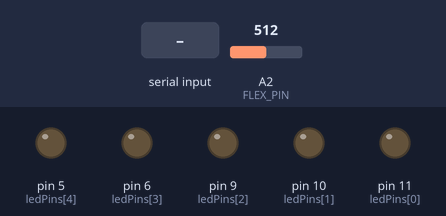
A sketch run on a simulated Arduino Uno, built with avr-gcc and run on an emulated ATmega328P. Shown: output pins drawn as LEDs (lit = HIGH). Inputs (shaded band) come from the test bench; at power-on: A2 (FLEX_PIN) = 512.

Above: at 1.2 s.
1.3 s: "30,150\n" received over Serial
At 1.75 s:
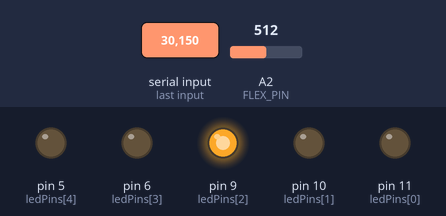
At 2.35 s:
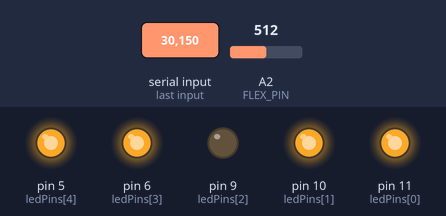
4.3 s: "90,45\n" received over Serial
At 6.7 s:
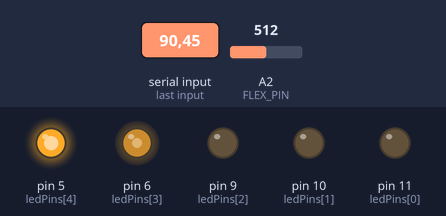
Timing chart, 0 to 8.2 s (numbered marks = the images above; inputs shaded):
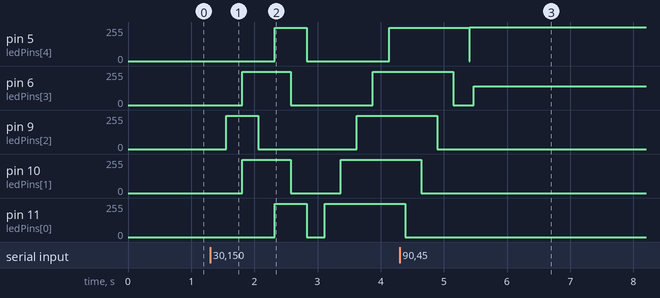

Measured:
- after the input at 1.3 s, pin 5 (ledPins[4]): 0/255 → 250/255 after 1.0 s, → 0/255 0.51 s later, → 250/255 1.3 s later; pin 6 (ledPins[3]): 0/255 → 250/255 after 0.51 s, → 0/255 0.77 s later, → 250/255 1.3 s later

The sketch:

ledShow.ino
```cpp
// Code to send and receive data from openFrameworks
int ledPins[] = {11,10,9,6,5};
const int FLEX_PIN = A2; // Pin connected to voltage divider output
const int X_PIN = A0;
const int Y_PIN = A1;

char msg;
int msgInt;
int b;
int t;
int anglePlus = 160;

int xValue = 0 ;
int yValue = 0 ;

const float VCC = 4.98;
const float R_DIV = 47500.0;

const float STRAIGHT_RESISTANCE = 37300.0; // resistance when straight
const float BEND_RESISTANCE = 90000.0;

void setup() {
  // Start the serial communication
  for (int i = 0; i<5; i++){
    pinMode(ledPins[i], OUTPUT);
  }
    pinMode(FLEX_PIN, INPUT);
  pinMode(X_PIN, INPUT);
  pinMode(Y_PIN, INPUT);
  Serial.begin(9600);
}

void loop() {


  if (Serial.available()>0) { //when serial works
    //read from oF
    msg=Serial.read();
    msgInt = msg -'0'-1;

    switch (msgInt) {
      case 0:
          for(int n=0; n<5;n++){
              for (int i = 0; i<=250; i++) {
              analogWrite (ledPins[n], i);
              delay(1);
            }
          }
          for(int n=0; n<5;n++){
            for (int i = 250; i>=0; i--) {
              analogWrite (ledPins[n], i);
              delay(1);
            }
          }
        break;
      case 1:
      yValue = 0;
      while(yValue<800){
          xValue = analogRead(X_PIN) ;
          yValue = analogRead(Y_PIN) ;
                  if(xValue<240){
              for (int i = 0; i<5; i++) {
              analogWrite (ledPins[i], 0);
            }
          analogWrite (ledPins[4], 255);
        }
        if((xValue >= 240) && (xValue < 440)){
          for (int i = 0; i<5; i++) {
              analogWrite (ledPins[i], 0);
            }
          analogWrite (ledPins[3], 255);
        }
       if((xValue >= 440) && (xValue < 640)){
          for (int i = 0; i<5; i++) {
              analogWrite (ledPins[i], 0);
          }
          analogWrite (ledPins[2], 255);
        }
               if((xValue >= 640) && (xValue < 800)){
          for (int i = 0; i<5; i++) {
              analogWrite (ledPins[i], 0);
          }
          analogWrite (ledPins[1], 255);
        }
        if(xValue >= 800){
          for (int i = 0; i<5; i++) {
              analogWrite (ledPins[i], 0);
          }
          analogWrite (ledPins[0], 255);
        }
      }
                for (int i = 0; i<5; i++) {
              analogWrite (ledPins[i], 0);
          }
      break;

      case 2:
              for (int i = 0; i<=250; i++) {
              analogWrite (ledPins[2], i);
              delay(1);
              }
              for (int i = 0; i<=250; i++) {
                analogWrite (ledPins[1], i);
                analogWrite (ledPins[3], i);
                delay(1);
              }
              for (int i = 250; i>=0; i--) {
                analogWrite (ledPins[2], i);
                delay(1);
              }
              for (int i = 0; i<=250; i++) {
                analogWrite (ledPins[0], i);
                analogWrite (ledPins[4], i);
                delay(1);
              }
              for (int i = 250; i>=0; i--) {
                analogWrite (ledPins[1], i);
                analogWrite (ledPins[3], i);
                delay(1);
              }
              for (int i = 250; i>=0; i--) {
                analogWrite (ledPins[0], i);
                analogWrite (ledPins[4], i);
                delay(1);
              }
        break;
      case 3:
        while(anglePlus>150){
            int flexADC = analogRead(FLEX_PIN);

  float flexV = flexADC * VCC / 1023.0;
  int flexR = R_DIV * (VCC / flexV - 1.0);
  float angle = map(flexR, STRAIGHT_RESISTANCE, BEND_RESISTANCE,
                   0, 180.0);  // bend angle
  int anglePlus = -angle-50;
          analogWrite(ledPins[3], anglePlus);
        }
                        for (int i = 0; i<5; i++) {
              analogWrite (ledPins[i], 0);
          }
        break;
       case 4:
        analogWrite(ledPins[4], 255);
        break;

      default:
        break;
    }
  }
    delay(10);
}
```
